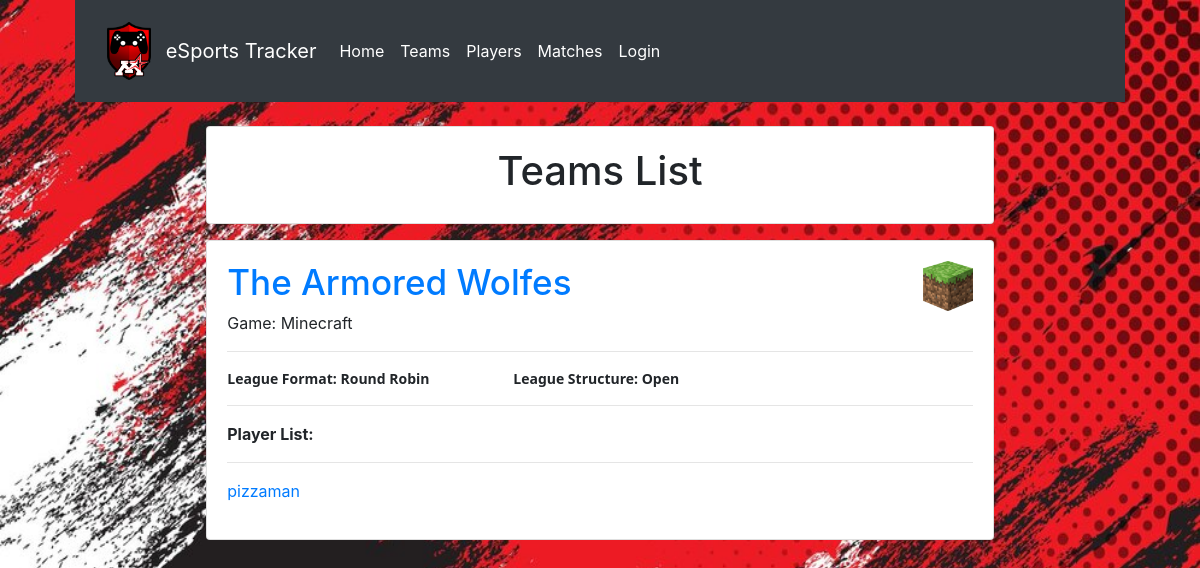
The app's page /tracker/teams/, older data.
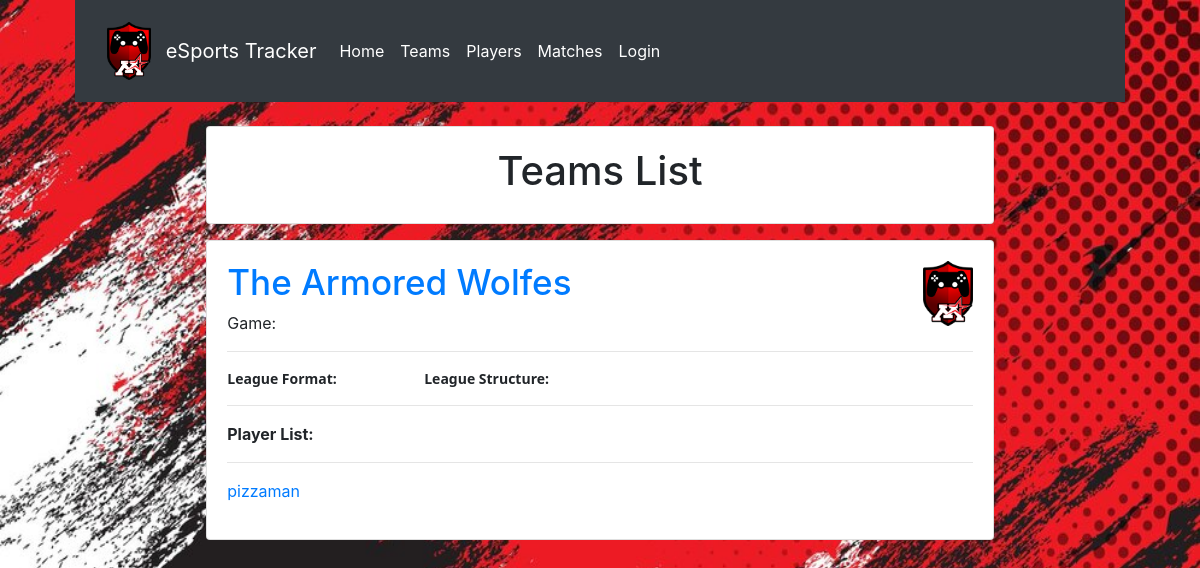
The same page, newer data.
### tracker/models.py (models this page shows, shortened)
class Team(models.Model):
    teamName = models.CharField(max_length=25, unique=True)
    game = models.ForeignKey('Game', on_delete=models.SET_NULL, null=True)
    def get_absolute_url(self):
        return reverse('team-detail', args=[str(self.id)])

class Game(models.Model):
    gameName = models.CharField(max_length=30)
    teamSize = models.IntegerField(default=0)
    leagueFormat = models.CharField(choices=leagueFormatChoices, default=roundRobin, max_length=25)
    leagueStructure = models.CharField(choices=leagueStructureChoices, default=jv, max_length=25)

class Player(models.Model):
    username = models.CharField(max_length=10)
    name = models.CharField(max_length=20)
    team = models.ForeignKey('Team', on_delete=models.RESTRICT, null=True)
    age = models.IntegerField()
    kills = models.IntegerField(default=0)
    deaths = models.IntegerField(null=True, default=0)
    assists = models.IntegerField(null=True, default=0)
    KDA = models.CharField(max_length=11,null=True, default="0/0/0")
    def get_absolute_url(self):
        return reverse('player-detail', args=[str(self.id)])

### tracker/views.py (the view)
# urls.py: path('teams/', views.TeamListView.as_view(), name='teams'),
class TeamListView(generic.ListView):
    model = Team
    paginate_by = 10

### tracker/templates/tracker/team_list.html
{% extends "base_generic.html" %}
{% load static %}
{% block content %}
<br>
  <div style="margin: auto; max-width: 800px;" class="card w-75 mb-3">
    <div class="card-body">
      <h1 style="text-align: center;">Teams List</h1>
    </div>
  </div>
  {% if team_list %}
    {% for team in team_list %}
      <div style="margin: auto; max-width: 800px;" class="card w-75 mb-3">
        <div class="card-body">
          <h5 style= "font-size: 35" class = "card-team-name"><a href="{{ team.get_absolute_url }}">{{team.teamName}}</a>
            {% if team.game.gameName == 'Rocket League' %}
            <img src="{% static 'images/rocketleague.png' %}" alt="GameLogo" style="width:125px;height:125px; float:right;width:50px;height:50px;"></a>
            {% elif team.game.gameName == 'Minecraft' %}
            <img src="{% static 'images/minecraft.png' %}" alt="GameLogo" style="width:50px;height:54.9375px; float:right;width:50px;height:50px;"></a>
            {% elif team.game.gameName == 'Valorant' %}
            <img src="{% static 'images/valorant.png' %}" alt="GameLogo" style="width:50px;height:49.85px; float:right;width:50px;height:50px;"></a>
            {% else %}
            <img src="{% static 'images/logo.png' %}" alt="GameLogo" style="width:43.66px;height:58.44px; float:right;width:50px;height:65px;"></a>
            {% endif %}
          </h5>
          <p>Game: {{team.game.gameName}}</p>
          <hr>
          <p class="card-league-specifications">
            <pre><strong>League Format: {{team.game.leagueFormat}}                       League Structure: {{team.game.leagueStructure}} </strong></pre>
          </p>
          <hr>
          <p class="card-player-list">
            <strong>Player List: </strong>
            <hr>
              {% for player in team.player_set.all %}
                <p><a href="{{player.get_absolute_url}}">{{player.username}}</a></p>
                {%empty%}
                <p>There are no players for this team!</p>
              {% endfor %}
          </p>
        </div>
      </div>
    {% endfor %}
  {% else %}
    <div style="margin: auto; max-width: 800px;" class="card w-75 mb-3">
      <div class="card-body">
        <p style="text-align: center;">There are no teams for this school!</p>
      </div>
    </div>
  {% endif %}
{% endblock %}

### tracker/templates/base_generic.html (shortened to what this page needs)
{% load static %}
<html lang="en">
  <head>
    <link
      rel="stylesheet"
      href="https://cdn.jsdelivr.net/npm/bootstrap@4.0.0/dist/css/bootstrap.min.css"
    />
    {% block navbar %}
    <nav class="navbar navbar-dark bg-dark">
      <nav class="navbar navbar-expand-lg navbar-dark bg-dark">
        <a href="{% url 'index'%}"
          ><img
            src="{% static 'images/logo.png' %}"
            alt="Logo"
            style="width: 43.66px; height: 58.44px"
        /></a>
        <span
          ><a class="navbar-brand" href="{% url 'index'%}" style="margin: 15">
            eSports Tracker</a
          ></span
        >
        <div class="collapse navbar-collapse" id="navbarNavAltMarkup">
          <div class="navbar-nav">
            <a class="nav-item nav-link active" href="{% url 'index'%}"
              >Home <span class="sr-only">(current)</span></a
            >
            <a class="nav-item nav-link active" href="{% url 'teams'%}"
              >Teams <span class="sr-only">(current)</span></a
            >
            <a class="nav-item nav-link active" href="{% url 'players'%}"
              >Players <span class="sr-only">(current)</span></a
            >
            <a class="nav-item nav-link active" href="{% url 'matches'%}"
              >Matches <span class="sr-only">(current)</span></a
            >
            {% if user.is_authenticated %}
            <a class="nav-item nav-link active" href="{% url 'admin_tracker'%}"
              >Admin <span class="sr-only">(current)</span></a
            >
            <form
              id="logout-form"
              method="post"
              action="{% url 'admin:logout' %}"
            >
              {% csrf_token %}
              <button type="submit" class="link-button">
                Logout<span class="sr-only">(current)</span>
              </button>
            </form>
            {% comment %}
            <a align="center" class="nav-item nav-link active"
              >User: {{user}} <span class="sr-only">(current)</span></a
            >
            {% endcomment %} {% else %}
            <a
              class="nav-item nav-link active"
              href="{% url 'login' %}?next={{ request.path }}"
              >Login <span class="sr-only">(current)</span></a
            >
            {% endif %}
          </div>
        </div>
      </nav>
    </nav>
    {% endblock %} {% block content %} {% endblock %}
  </head>
  <body></body>
</html>

Row changes from the older to the newer data that the page shows:
changed Team "The Armored Wolfes": game_id: picture added; game_id: picture removed; game.gameName "Minecraft" → (not shown); game.leagueFormat "Round Robin" → (not shown); game.leagueStructure "Open" → (not shown)
